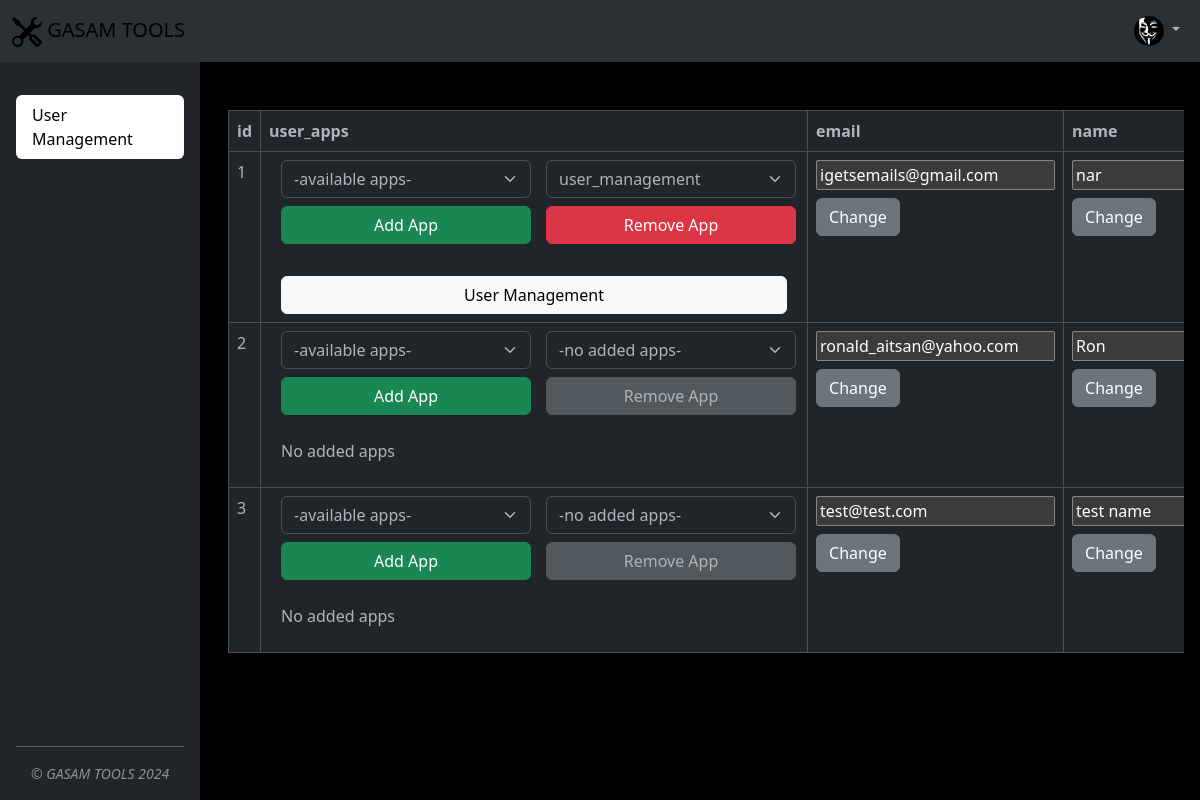
The app's page /app/user_management (signed in), older data.
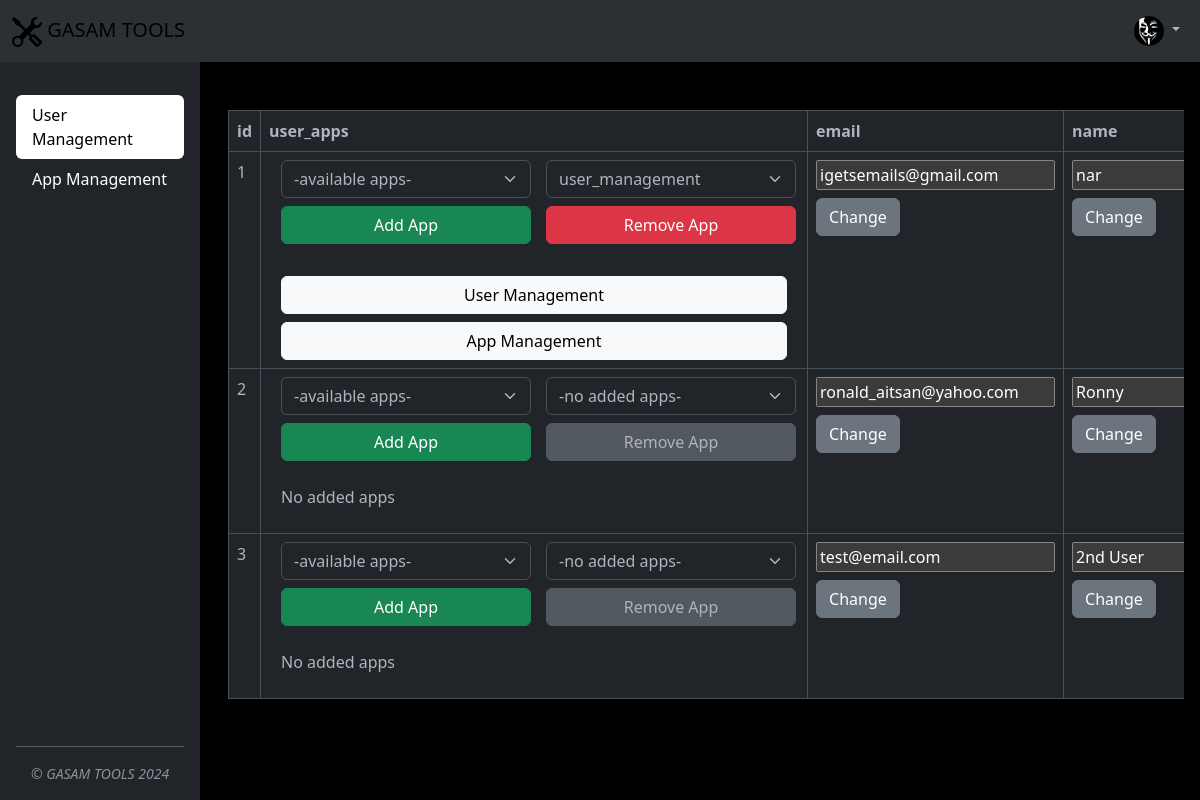
The same page, newer data.
### main.py (models this page shows)
class GasamApp(db.Model):
    __tablename__ = "gasam_apps"
    id: Mapped[int] = mapped_column(Integer, primary_key=True)
    title: Mapped[str] = mapped_column(String(250), unique=True, nullable=False)
    subtitle: Mapped[str] = mapped_column(String(250))
    app_url: Mapped[str] = mapped_column(String(250), unique=True)
    users = relationship("User", secondary=user_app_association, back_populates="apps")

### main.py (the view)
@app.route("/app/<app_name>", methods=["GET", "POST"])
@login_required
def access_app(app_name):
    if request.method == "POST":
        return_data = request.form
    else:
        return_data = False
    html_file_path = os.path.join('apps', app_name, f'{app_name}.html')
    with open(html_file_path, 'r') as file:
        html_content = file.read()
    try:
        module_name = f"apps.{app_name}.{app_name}"
        app_manager = importlib.import_module(module_name)
    except ImportError:
        return f"Error: No {app_name}.py found for {app_name}", 404
    if hasattr(app_manager, 'app_logic'):
        send_data = app_manager.app_logic(current_user, db, User, GasamApp, return_data)
    else:
        send_data = {}
    if current_user.approved:
        rendered_html_content = render_template_string(html_content, send_data=send_data)
        return render_template("app.html",
                               app_html=rendered_html_content,
                               user_apps=current_user.apps,
                               app_name=app_name)
    else:
        return redirect(url_for('home'))

### apps/user_management/user_management.py (called while the page is built, shortened)
def app_logic(current_user, db, User, GasamApp, return_data):
    available_apps = GasamApp.query.all()
    users = User.query.all()
    send_data = {'user_data': [{'id': user.id,
                                'user_apps': user.apps,
                                 'email': user.email,
                                 'name': user.name,
                                 'approved': user.approved,
                                 'role': user.role,
                                } for user in users],
                  'user_roles': available_roles,
                  'available_apps': available_apps
                  }
    return send_data

### main.py (called while the page is built)
@login_manager.user_loader
def load_user(user_id):
    return session.get(User, int(user_id))

### templates/app.html (shortened to what this page needs)
{% include "header.html" %}
{% extends "base.html" %}
    {% block content %}
    {{ app_html | safe }}
{% endblock %}

### templates/header.html (shortened to what this page needs)
<!DOCTYPE html>
<html lang="en" data-bs-theme="dark">
    <head>
      <link rel="stylesheet" href="https://cdnjs.cloudflare.com/ajax/libs/font-awesome/6.0.0-beta3/css/all.min.css">
      <link href="https://cdn.jsdelivr.net/npm/bootstrap@5.3.0-alpha2/dist/css/bootstrap.min.css" rel="stylesheet"
>
      <link
          rel="stylesheet"
          href="{{ url_for('static', filename='css/styles.css')}}"
      />
    </head>
    <header class="mb-auto" >
      <nav class="navbar bg-body-tertiary fixed-top navbar-expand-lg">
    <div class="container-fluid">
        {% if not current_user.is_authenticated %}
        <a class="navbar-brand gasam brand" href="{{ url_for('login') }}">
            <img height="30px" src="{{ url_for('static', filename='images/tools.svg')}}"/> GASAM TOOLS
        </a>
        {% else %}
        <a class="navbar-brand gasam brand" href="{{ url_for('home') }}">
            <img height="30px" src="{{ url_for('static', filename='images/tools.svg')}}"/> GASAM TOOLS
        </a>
        {% endif %}
        <div class="collapse navbar-collapse" id="navbarNav">
            <ul class="navbar-nav ms-auto">
                {% if current_user.is_authenticated %}
                <li class="nav-item dropdown">
                    <a class="nav-link dropdown-toggle" href="#" id="navbarDropdown" role="button" data-bs-toggle="dropdown" aria-expanded="false">
                      <img src="{{ url_for('static', filename='images/profile_pic.png')}}" alt="Profile" class="rounded-circle" width="30" height="30">
                    </a>
                </li>
                {% endif %}
            </ul>
        </div>
    </div>
</nav>
    </header>
<body class="d-flex align-items-center py-4 bg-body-tertiary">

### templates/base.html (shortened to what this page needs)
<div class="d-flex gasam main-container">
  <div class="d-flex flex-column flex-shrink-0 p-3 text-bg-dark sidebar" style="width: 200px;">
    <ul class="nav nav-pills flex-column mb-auto gasam sidebar">
      {% for app in user_apps %}
      <li class="nav-item">
        <a href="{{url_for('access_app', app_name=app.app_url) }}"
           class="nav-link text-white {% if app_name and app_name==app.app_url: %} active {% endif %}"
           aria-current="page"
           id="{{ app.app_url }}">
          <p class="gasam app-name" title="{{ app.subtitle }}">{{ app.title }}</p>
        </a>
      </li>
      {% endfor %}
    </ul>
    <hr>
    <div class="small text-center text-muted fst-italic">&copy; GASAM TOOLS <span id="gasam-footer-year"></span></div>
  </div>
  <div class="flex-grow-1 p-3 content d-flex flex-column gasam main-window">
    {% block content %} {% endblock %}
  </div>
</div>

### templates/footer.html (shortened to what this page needs)
  </body>
</html>

### static/css/styles.css (style rules this page uses)
html, body { height: 100%; }
.sidebar { height: 100vh; overflow-y: auto; }
.gasam.sidebar { padding-top: 46px }
.gasam.brand { color: #000; }
.nav-link.active { background-color: #fff !important; color: #000 !important; }
.gasam.main-container { width: 100% }
.gasam.main-window { background-color: #000; width: calc(100% - 200px); margin-top: 46px; }
.gasam.app-name { margin: 0; }
.table-responsive { overflow-x: auto; }
.gasam.role-select, .gasam.user_apps-select { width: 150px; }
.gasam.user_apps-select, .gasam.user_apps-bttn { width: 250px; }
.gasam.user_apps-div { width: 530px; }

Row changes from the older to the newer data that the page shows:
added GasamApp: title "App Management", app_url "app_management" (drawn)
Text that changed along with them:
form field email: "igetsemails@gmail.com ronald_aitsan@yahoo.com test@test.com" → "igetsemails@gmail.com ronald_aitsan@yahoo.com test@email.com"
form field name: "nar Ron test name" → "nar Ronny 2nd User"
text no longer shown: "id user_apps email name 1 Add App Remove App User Management Change Change 2 Add App Remove App No added apps Change Change 3 Add App Remove App No added apps Change Change"
text now shown: "id user_apps email name 1 Add App Remove App User Management App Management Change Change 2 Add App Remove App No added apps Change Change 3 Add App Remove App No added apps Change Change"
